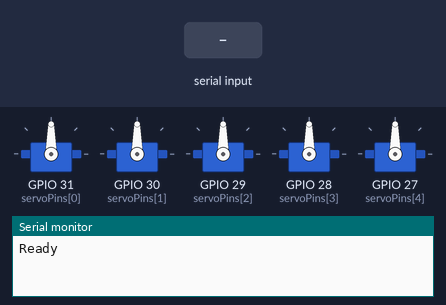
A sketch run on a simulated ESP32. On the bench: 5 × servo, the last lines printed to the serial monitor. The test bench sets the inputs (shaded band).

Above: at 1.7 s.
1.8 s: "ik,1\n" received over Serial
At 2.2 s:
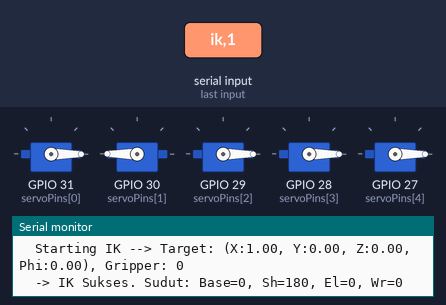
3.3 s: "fk,1\n" received over Serial
At 4.5 s:
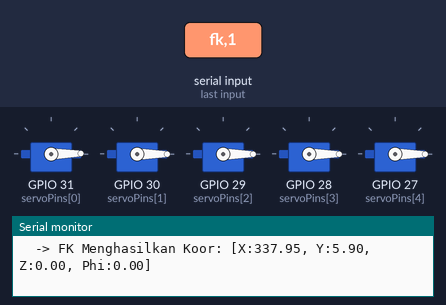
4.8 s: "ik,150\n" received over Serial
At 5.7 s:
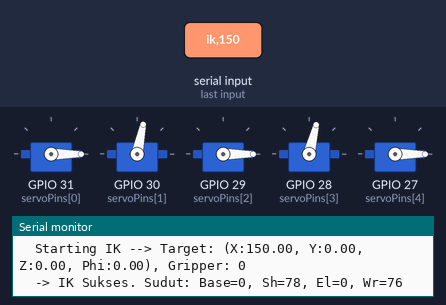
6.3 s: "fk,150\n" received over Serial
At 6.9 s:
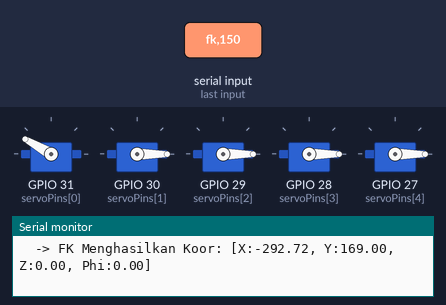
Timing chart, 0 to 8.8 s (numbered marks = the images above; inputs shaded):
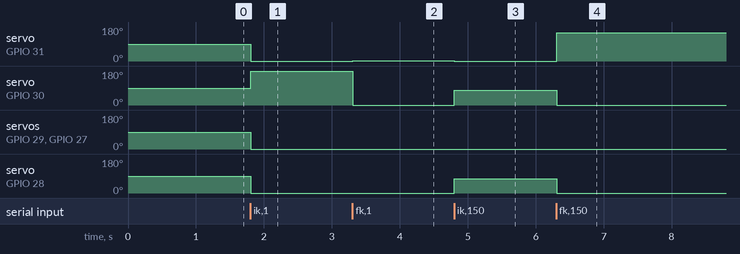

Measured:
- after the input at 1.8 s, servo on GPIO 31 (servoPins[0]), servo on GPIO 29 (servoPins[2]), servo on GPIO 28 (servoPins[3]), servo on GPIO 27 (servoPins[4]): 90° → 0° at once; servo on GPIO 30 (servoPins[1]): 90° → 180° at once
- after the input at 3.3 s, servo on GPIO 31 (servoPins[0]): 0° → 1° at once; servo on GPIO 30 (servoPins[1]): 180° → 0° at once
- after the input at 4.8 s, servo on GPIO 31 (servoPins[0]): 1° → 0° at once; servo on GPIO 30 (servoPins[1]): 0° → 78° at once; servo on GPIO 28 (servoPins[3]): 0° → 76° at once
- after the input at 6.3 s, servo on GPIO 31 (servoPins[0]): 0° → 150° at once; servo on GPIO 30 (servoPins[1]): 78° → 0° at once; servo on GPIO 28 (servoPins[3]): 76° → 0° at once

The sketch:

roboticarmok.ino
```cpp
#include <ESP32Servo.h>
#include <cmath>

#define SERVO_COUNT 5
const uint8_t servoPins[SERVO_COUNT] = {31, 30, 29, 28, 27};
Servo myServos[SERVO_COUNT];
uint8_t currentAngles[SERVO_COUNT] = {90, 90, 90, 90, 90};

const double L1 = 121.0;
const double L2 = 122.0;
const double L3 = 95.0;

String inputString = "";

// kinematics struct

struct ThreeDofResult {
    double theta1a, theta2a, theta3a;
    double theta1b, theta2b, theta3b;
    bool valid;
};

struct InverseKinematicsResult {
    double deg1, deg2, deg3, deg4;
    bool valid;
};

struct ForwardKinematicsResult {
    double x, y, z, phi_deg;
};


//function
ThreeDofResult three_dof(double x, double y, double l1, double l2, double l3, double gamma);
InverseKinematicsResult inverse_kinematics(double x, double y, double z, double phi_deg, double l1, double l2, double l3);
ForwardKinematicsResult forward_kinematics(double deg1, double deg2, double deg3, double deg4);
void moveArmJointsArray(const uint8_t angles[]);
void parseAndExecute(String input);
String getValue(String data, char separator, int index);

void setup() {
    Serial.begin(115200);
    for (int i = 0; i < SERVO_COUNT; i++) {
        myServos[i].attach(servoPins[i]);
    }
    moveArmJointsArray(currentAngles);
    delay(500);
    Serial.println("\nReady");
}

// collect instruction
void loop() {
    if (Serial.available() > 0) {
        inputString = Serial.readStringUntil('\n');
        inputString.trim();

        if (inputString.length() > 0) {
            Serial.print("\nCalculating");
            Serial.println(inputString);
            parseAndExecute(inputString);
        }
    }
}

//parser function
void parseAndExecute(String input) {
    input.toLowerCase();

    int firstComma = input.indexOf(',');
    if (firstComma == -1) {
        Serial.println("Error: Format salah.");
        return;
    }

    String command = input.substring(0, firstComma);
    String values = input.substring(firstComma + 1);

    if (command == "ik") {
        // IK Format: x,y,z,phi,gripper
        double x = getValue(values, ',', 0).toFloat();
        double y = getValue(values, ',', 1).toFloat();
        double z = getValue(values, ',', 2).toFloat();
        double phi = getValue(values, ',', 3).toFloat();
        uint8_t gripper = getValue(values, ',', 4).toInt();

        Serial.print("  Starting IK --> Target: (X:");
        Serial.print(x); Serial.print(", Y:"); Serial.print(y);
        Serial.print(", Z:"); Serial.print(z); Serial.print(", Phi:");
        Serial.print(phi); Serial.print("), Gripper: "); Serial.println(gripper);

        InverseKinematicsResult res = inverse_kinematics(x, y, z, phi, L1, L2, L3);

        if (res.valid) {
            currentAngles[0] = (uint8_t)constrain(round(res.deg1), 0, 180); // Base
            currentAngles[1] = (uint8_t)constrain(round(res.deg2), 0, 180); // Shoulder
            currentAngles[2] = (uint8_t)constrain(round(res.deg3), 0, 180); // Elbow
            currentAngles[3] = (uint8_t)constrain(round(res.deg4), 0, 180); // Wrist
            currentAngles[4] = (uint8_t)constrain(gripper, 0, 180);         // Gripper

            moveArmJointsArray(currentAngles);

            Serial.print("  -> IK Sukses. Sudut: Base="); Serial.print(currentAngles[0]);
            Serial.print(", Sh="); Serial.print(currentAngles[1]);
            Serial.print(", El="); Serial.print(currentAngles[2]);
            Serial.print(", Wr="); Serial.println(currentAngles[3]);

        } else {
            Serial.println("target unreachable");
        }

    } else if (command == "fk") {
        // FK Format: base,shoulder,elbow,wrist,gripper
        double b = getValue(values, ',', 0).toFloat();
        double s = getValue(values, ',', 1).toFloat();
        double e = getValue(values, ',', 2).toFloat();
        double w = getValue(values, ',', 3).toFloat();
        uint8_t g = getValue(values, ',', 4).toInt();

        Serial.print("  Starting FK -> Target angle : [B:");
        Serial.print(b); Serial.print(", S:"); Serial.print(s);
        Serial.print(", E:"); Serial.print(e); Serial.print(", W:");
        Serial.print(w); Serial.print("], Gripper: "); Serial.println(g);

        currentAngles[0] = (uint8_t)constrain(b, 0, 180);
        currentAngles[1] = (uint8_t)constrain(s, 0, 180);
        currentAngles[2] = (uint8_t)constrain(e, 0, 180);
        currentAngles[3] = (uint8_t)constrain(w, 0, 180);
        currentAngles[4] = (uint8_t)constrain(g, 0, 180);

        ForwardKinematicsResult res = forward_kinematics(b, s, e, w);

        Serial.print("  -> FK Menghasilkan Koor: [X:");
        Serial.print(res.x); Serial.print(", Y:"); Serial.print(res.y);
        Serial.print(", Z:"); Serial.print(res.z); Serial.print(", Phi:");
        Serial.print(res.phi_deg); Serial.println("]");

        moveArmJointsArray(currentAngles);

    } else {
        Serial.println("Error input, use fk or ik");
    }
}

String getValue(String data, char separator, int index) {
    int found = 0;
    int strIndex[] = {0, -1};
    int maxIndex = data.length() - 1;
    for (int i = 0; i <= maxIndex && found <= index; i++) {
        if (data.charAt(i) == separator || i == maxIndex) {
            found++;
            strIndex[0] = strIndex[1] + 1;
            strIndex[1] = (i == maxIndex) ? i + 1 : i;
        }
    }
    return found > index ? data.substring(strIndex[0], strIndex[1]) : "";
}

//servo controls

void moveArmJointsArray(const uint8_t angles[]) {
    // Loop melalui SEMUA 5 servo
    for (int i = 0; i < SERVO_COUNT; i++) {
        uint8_t constrainedAngle = constrain(angles[i], 0, 180);
        myServos[i].write(constrainedAngle);
    }
}

// kinematics

// fk start
ForwardKinematicsResult forward_kinematics(double deg1, double deg2, double deg3, double deg4) {
    ForwardKinematicsResult res = {0, 0, 0, 0};

    //convert to rad
    double t0_rad = deg1 * M_PI / 180.0; // Base
    double t1_rad = deg2 * M_PI / 180.0; // Shoulder
    double t2_rad = deg3 * M_PI / 180.0; // Elbow
    double t3_rad = deg4 * M_PI / 180.0; // Wrist

    //end effector
    double r_w = L1 * cos(t1_rad) + L2 * cos(t1_rad + t2_rad);
    double z_w = L1 * sin(t1_rad) + L2 * sin(t1_rad + t2_rad);

    double phi_rad = t1_rad + t2_rad + t3_rad;

    double r = r_w + L3 * cos(phi_rad);
    double z = z_w + L3 * sin(phi_rad);

    //konvert to x, y
    res.x = r * cos(t0_rad);
    res.y = r * sin(t0_rad);
    res.z = z;
    res.phi_deg = phi_rad * 180.0 / M_PI;

    return res;
}
//fk end

ThreeDofResult three_dof(double x, double y, double l1, double l2, double l3, double gamma) {
    ThreeDofResult result = {0, 0, 0, 0, 0, 0, false};

    //Wrist position
    double x3 = x - l3 * cos(gamma);
    double y3 = y - l3 * sin(gamma);

    // Check reachability
    double d = sqrt(x3 * x3 + y3 * y3);
    if (d > l1 + l2 || d < fabs(l1 - l2)) {
        return result; //invalid
    }

    //theta2
    double cos_theta2 = (x3 * x3 + y3 * y3 - l1 * l1 - l2 * l2) / (2 * l1 * l2);
    if (cos_theta2 > 1.0) cos_theta2 = 1.0;
    if (cos_theta2 < -1.0) cos_theta2 = -1.0;
    double theta2a = acos(cos_theta2);
    double theta2b = -theta2a;

    //theta1
    double theta1a = atan2(y3, x3) - atan2(l2 * sin(theta2a), l1 + l2 * cos(theta2a));
    double theta1b = atan2(y3, x3) - atan2(l2 * sin(theta2b), l1 + l2 * cos(theta2b));

    //Theta 3
    double theta3a = gamma - theta1a - theta2a;
    double theta3b = gamma - theta1b - theta2b;

    //Convert to degrees
    result.theta1a = theta1a * 180.0 / M_PI;
    result.theta2a = theta2a * 180.0 / M_PI;
    result.theta3a = theta3a * 180.0 / M_PI;
    result.theta1b = theta1b * 180.0 / M_PI;
    result.theta2b = theta2b * 180.0 / M_PI;
    result.theta3b = theta3b * 180.0 / M_PI;
    result.valid = true;

    return result;
}

// Function to calculate 4-DOF inverse kinematics (with base rotation)
InverseKinematicsResult inverse_kinematics(double x, double y, double z, double phi_deg, double l1, double l2, double l3) {
    InverseKinematicsResult result = {0, 0, 0, 0, false};
    double phi_rad = phi_deg * M_PI / 180.0;
    double r = sqrt(x * x + y * y);
    double deg1 = atan2(y, x) * 180.0 / M_PI;
    ThreeDofResult three_result = three_dof(r, z, l1, l2, l3, phi_rad);
    if (!three_result.valid) {
        return result;
    }

    //choose elbow-up
    result.deg1 = deg1;
    result.deg2 = three_result.theta1b;
    result.deg3 = three_result.theta2b;
    result.deg4 = three_result.theta3b;
    result.valid = true;
    return result;
}
```
